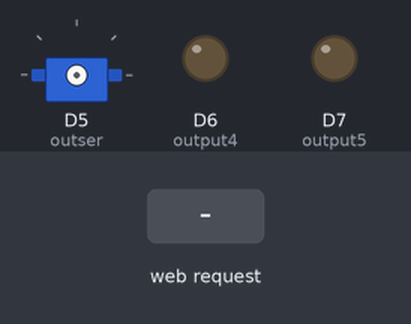
Bench run of a sketch on a simulated ESP8266 (NodeMCU). Shown: servo, output pins drawn as LEDs (lit = HIGH). The inputs (shaded band) are chosen by the test bench. WiFi joins after 1.5 s; servers stay silent unless stated; what the sketch prints to the serial monitor is not drawn.

Above: at 2.7 s.
2.8 s: HTTP request GET /5/on received
At 3.6 s:
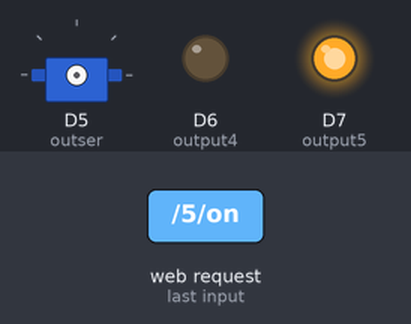
4.3 s: HTTP request GET /6/off received
5.8 s: HTTP request GET /7/on received
At 7.0 s:
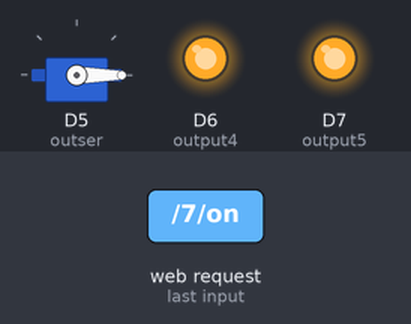
7.3 s: HTTP request GET /5/off received
At 8.2 s:
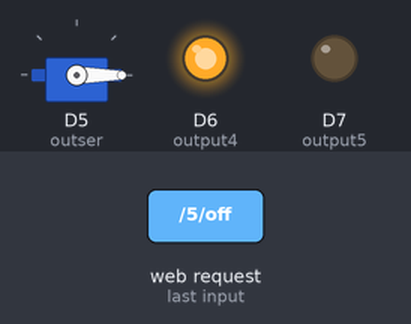
8.8 s: HTTP request GET /4/off received
At 9.3 s:
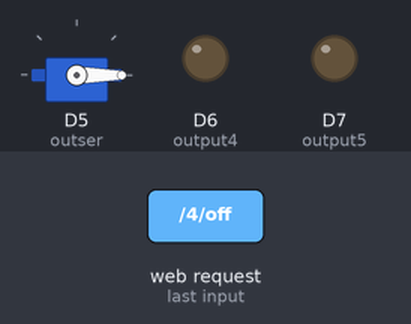
10.3 s: HTTP request GET /6/on received
At 11.7 s:
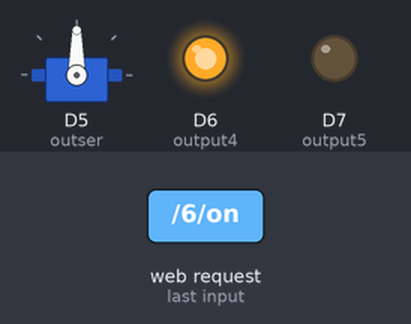
Timing chart, 0 to 12.8 s (numbered marks = the images above; inputs shaded):
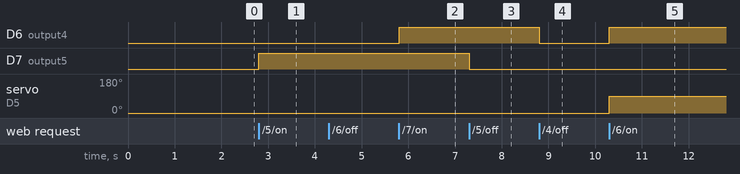

Measured:
- after the input at 2.8 s, D7 (output5): LOW → HIGH at once
- after the input at 5.8 s, D6 (output4): LOW → HIGH at once
- after the input at 7.3 s, D7 (output5): HIGH → LOW at once
- after the input at 8.8 s, D6 (output4): HIGH → LOW at once
- after the input at 10.3 s, D6 (output4): LOW → HIGH at once; servo on D5 (outser): 0° → 90° at once

The sketch:

WiFiWebServer.ino
```cpp
// Load Wi-Fi library
#include <ESP8266WiFi.h>
#include <Servo.h>
// Replace with your network credentials
const char* ssid     = "TP-LINK_FA21AA";
const char* password = "rellurtep12";

// Set web server port number to 80
WiFiServer server(80);
Servo servo;
// Variable to store the HTTP request
String header,grad;
int rotate;
// Auxiliar variables to store the current output state
String output5State = "off";
String output4State = "off";
String output6State = "off";
String output7State = "off";
// Assign output variables to GPIO pins
const int output5 = 13;
const int output4 = 12;
const int outser = 14; //D5
void setup() {
 Serial.begin(115200);
 // Initialize the output variables as outputs
  pinMode(output5, OUTPUT);
  pinMode(output4, OUTPUT);
  pinMode(outser, OUTPUT);
  // Set outputs to LOW
  digitalWrite(output5, LOW);
  digitalWrite(output4, LOW);
//servo.attach(14);
// Connect to Wi-Fi network with SSID and password
Serial.print("Connecting to ");
  Serial.println(ssid);
  WiFi.begin(ssid, password);
  while (WiFi.status() != WL_CONNECTED) {
    delay(500);
 Serial.print(".");
  }
  // Print local IP address and start web server
Serial.println("");
  Serial.println("WiFi connected.");
  Serial.println("IP address: ");
  Serial.println(WiFi.localIP());
 server.begin();
  //servo.write(0);
}

void loop(){
  WiFiClient client = server.available();   // Listen for incoming clients

  if (client) {                             // If a new client connects,
    Serial.println("New Client.");          // print a message out in the serial port
    String currentLine = "";                // make a String to hold incoming data from the client
    while (client.connected()) {            // loop while the client's connected
      if (client.available()) {             // if there's bytes to read from the client,
        char c = client.read();             // read a byte, then
        Serial.write(c);                    // print it out the serial monitor
        header += c;
        if (c == '\n') {                    // if the byte is a newline character
          // if the current line is blank, you got two newline characters in a row.
          // that's the end of the client HTTP request, so send a response:
          if (currentLine.length() == 0) {
            // HTTP headers always start with a response code (e.g. HTTP/1.1 200 OK)
            // and a content-type so the client knows what's coming, then a blank line:
            client.println("HTTP/1.1 200 OK");
            client.println("Content-type:text/html");
            client.println("Connection: close");
            client.println();

            // turns the GPIOs on and off
            if (header.indexOf("GET /5/on") >= 0) {
              Serial.println("GPIO 5 on");
              output5State = "on";
              digitalWrite(output5, HIGH);
            } else if (header.indexOf("GET /5/off") >= 0) {
              Serial.println("GPIO 5 off");
              output5State = "off";
              digitalWrite(output5, LOW);
            } else if (header.indexOf("GET /4/on") >= 0) {
              Serial.println("GPIO 4 on");
              output4State = "on";
              digitalWrite(output4, HIGH);
            } else if (header.indexOf("GET /4/off") >= 0) {
              Serial.println("GPIO 4 off");
              output4State = "off";
              digitalWrite(output4, LOW);
            }
             else if (header.indexOf("GET /6/off") >= 0) {
              Serial.println("GPIO 6 off");
              output6State = "off";
               servo.attach(14);
              servo.write(0);
              digitalWrite(output4, LOW);
              delay(500);
              servo.detach();
            }
              else if (header.indexOf("GET /6/on") >= 0) {
              Serial.println("GPIO 6 on");
              output6State = "on";
              servo.attach(14);
              servo.write(90);
              digitalWrite(output4, HIGH);
              delay(500);
              servo.detach();
            }
            else if (header.indexOf("/7/on") >= 0) {
              Serial.println("GPIO MY string");
              output7State = "on";
              Serial.println(header.indexOf("/7/on")); //4
            grad = header.substring(9,12);
            rotate = grad.toInt();
              Serial.println(rotate);

           if (0<=rotate<=180)
           {

                            servo.attach(14);
              servo.write(rotate);
              digitalWrite(output4, HIGH);
              delay(500);
              servo.detach();
           }else{
            Serial.println("error gradus");
            }
              }
            // Display the HTML web page
            client.println("<!DOCTYPE html><html>");
            client.println("<head><meta name=\"viewport\" content=\"width=device-width, initial-scale=1\">");
            client.println("<link rel=\"icon\" href=\"data:,\">");
            // CSS to style the on/off buttons
            // Feel free to change the background-color and font-size attributes to fit your preferences
            client.println("<style>html { font-family: Helvetica; display: inline-block; margin: 0px auto; text-align: center;}");
            client.println(".button { background-color: #195B6A; border: none; color: white; padding: 16px 40px;");
            client.println("text-decoration: none; font-size: 30px; margin: 2px; cursor: pointer;}");
            client.println(".button2 {background-color: #77878A;}</style></head>");

            // Web Page Heading
            client.println("<body><h1>ESP8266 Web Server</h1>");

            // Display current state, and ON/OFF buttons for GPIO 5
            client.println("<p>GPIO 13 (D7) - State " + output5State + "</p>");
            // If the output5State is off, it displays the ON button
            if (output5State=="off") {
              client.println("<p><a href=\"/5/on\"><button class=\"button\">ON</button></a></p>");
            } else {
              client.println("<p><a href=\"/5/off\"><button class=\"button button2\">OFF</button></a></p>");
            }

            // Display current state, and ON/OFF buttons for GPIO 4
            client.println("<p>GPIO 12 (D6) - State " + output4State + "</p>");
            // If the output4State is off, it displays the ON button
            if (output4State=="off") {
              client.println("<p><a href=\"/4/on\"><button class=\"button\">ON</button></a></p>");
            } else {
              client.println("<p><a href=\"/4/off\"><button class=\"button button2\">OFF</button></a></p>");
            }
             if (output6State=="off") {
              client.println("<p><a href=\"/6/on\"><button class=\"button\">ON</button></a></p>");
            } else {
              client.println("<p><a href=\"/6/off\"><button class=\"button button2\">OFF</button></a></p>");
            }
             if (output7State=="off") {
              client.println("<p><a href=\"/7/on\"><button class=\"button\">CLICK</button></a></p>");
            } else {
              client.println("<p><a href=\"/7/on\"><button class=\"button\">CLICK</button></a></p>");
            }

            client.println("</body></html>");

            // The HTTP response ends with another blank line
            client.println();
            // Break out of the while loop
            break;
          } else { // if you got a newline, then clear currentLine
            currentLine = "";
          }
        } else if (c != '\r') {  // if you got anything else but a carriage return character,
          currentLine += c;      // add it to the end of the currentLine
        }
      }
    }
    // Clear the header variable
    header = "";
    // Close the connection
    client.stop();
    Serial.println("Client disconnected.");
    Serial.println("");
  }
}
```
